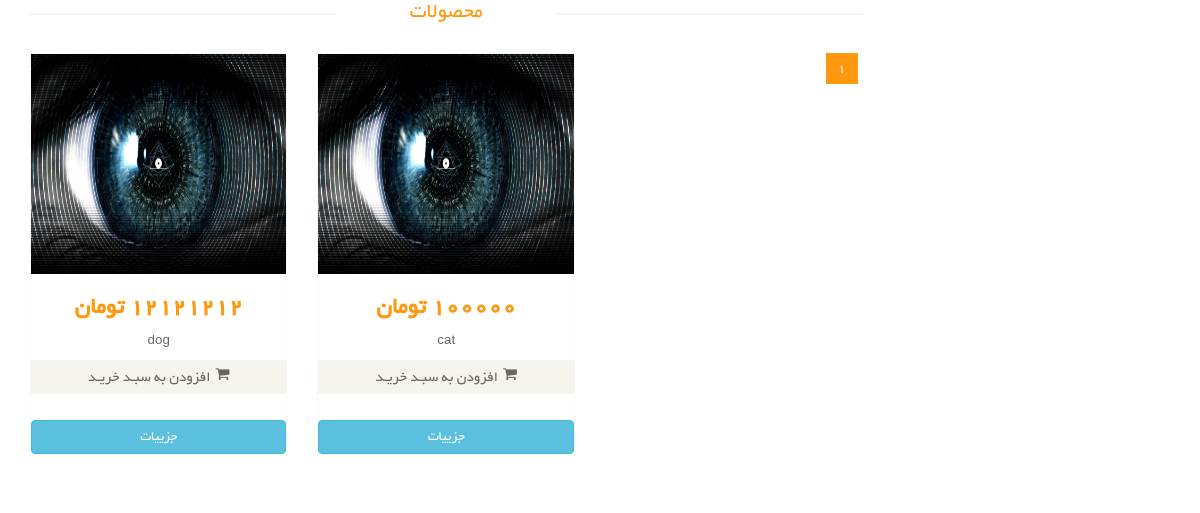
The app's page /products/animals, older data.
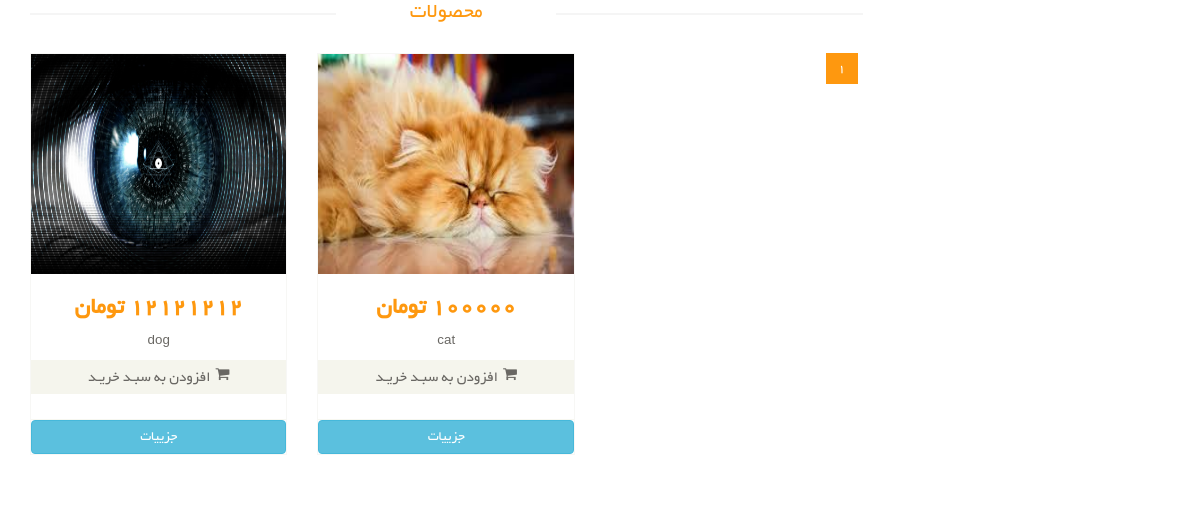
The same page, newer data.
### eshop_products/models.py (models this page shows, shortened)
class Product(models.Model):
    title = models.CharField(max_length=40, verbose_name='عنوان')
    description = models.TextField(verbose_name='توضیحات')
    price = models.IntegerField(verbose_name='قیمت')
    image = models.ImageField(upload_to='products/', null=True, verbose_name='تصویر')
    slug = models.SlugField(unique=True, verbose_name='شناسه')
    active = models.BooleanField(default=False, verbose_name='موجود / ناموجود')
    timestamp = models.DateTimeField(auto_now_add=True)
    catagory = models.ManyToManyField(ProductCategory, blank=True, verbose_name='دسته بندی ها')
    objects = ProductManager()
    class Meta:
        verbose_name_plural = 'محصولات'
        verbose_name = 'محصول'

### eshop_products/views.py (the view)
# urls.py: path('products/<category_name>', ProductListByCategory.as_view()),
class ProductListByCategory(ListView):
    template_name = 'products/product_list.html'
    paginate_by = 6
    def get_queryset(self):
        category_name = self.kwargs['category_name']
        category = ProductCategory.objects.filter(name__iexact=category_name).first()
        if category is None:
            raise Http404('صفحه ی مورد نظر یافت نشد')
        else:
            return Product.objects.get_product_by_category(category_name)

### eshop_products/models.py (called while the page is built)
    def get_product_by_category(self, category_name):
        return self.get_queryset().filter(catagory__name__iexact=category_name, active=True)

### eshop_products/templates/products/product_list.html (shortened to what this page needs)
{% extends 'shared/Main_Layout.html' %}
{% load static %}
{% load render_partial %}
{% block content %}
    <section>
        <div class="container">
            <div class="row">
                <div class="col-sm-9 padding-right">
                    <div class="features_items">
                        <h2 class="title text-center">محصولات </h2>
                        {% for object in page_obj %}
                            {% include 'component/product_box.html' with object=object %}
                        {% endfor %}
                        <ul class="pagination">
                            {% for page in paginator.page_range %}
                                {% if page == page_obj.number %}
                                    <li class="active"><a href="?page={{ page }}">{{ page }}</a></li>
                                    {% else %}
                                    <li><a href="?page={{ page }}">{{ page }}</a></li>
                                {% endif %}
                            {% endfor %}
                        </ul>
                    </div>
                </div>
            </div>
        </div>
    </section>
{% endblock %}

### eshop_products/templates/component/product_box.html (shortened to what this page needs)
<div class="col-sm-4">
    <div class="product-image-wrapper">
        <div class="single-products">
            <div class="productinfo text-center">
                <img style="width: 100%; height: 220px" src="{{ object.image.url }}" alt=""/>
                <h2>{{ object.price }} تومان </h2>
                <p>{{ object.title }}</p>
                <a href="#" class="btn btn-default add-to-cart"><i
                        class="fa fa-shopping-cart"></i>افزودن به سبـد خریـد</a>
            </div>
            <div class="product-overlay">
                <div class="overlay-content">
                </div>
            </div>
        </div>
        <div class="choose">
            <ul class="nav nav-pills nav-justified">
                <a class="btn btn-block btn-info" href="{% url 'productdetail' slug=object.slug pk=object.pk %}">جزيیات </a>
            </ul>
        </div>
    </div>
</div>

Row changes from the older to the newer data that the page shows:
changed Product "cat": image: a different picture
